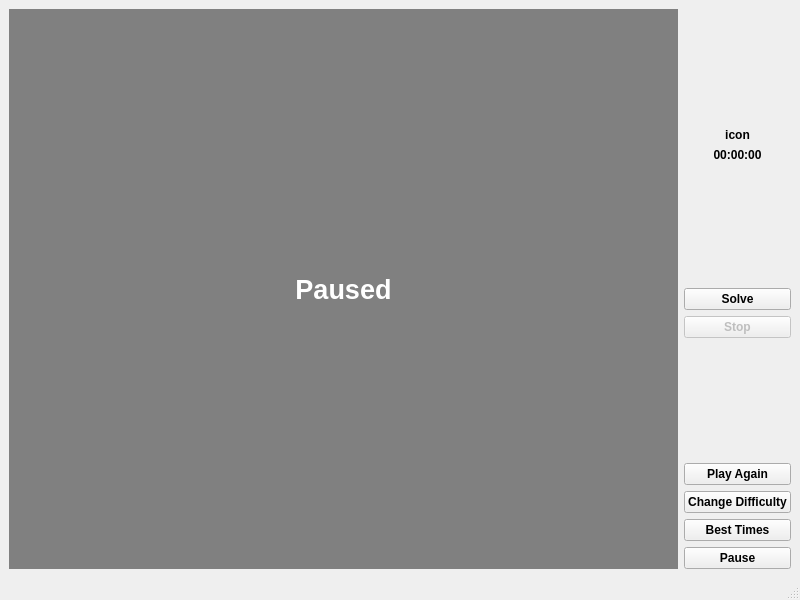
<?xml version="1.0" encoding="UTF-8"?>
<ui version="4.0">
 <class>GameUi</class>
 <widget class="QMainWindow" name="GameUi">
  <property name="geometry">
   <rect>
    <x>0</x>
    <y>0</y>
    <width>800</width>
    <height>600</height>
   </rect>
  </property>
  <property name="font">
   <font>
    <bold>true</bold>
   </font>
  </property>
  <property name="windowTitle">
   <string>MainWindow</string>
  </property>
  <widget class="QWidget" name="centralwidget">
   <layout class="QVBoxLayout" name="verticalLayout_2">
    <item>
     <layout class="QHBoxLayout" name="horizontalLayout">
      <item>
       <widget class="QStackedWidget" name="stackedWidget">
        <property name="font">
         <font>
          <pointsize>20</pointsize>
          <bold>true</bold>
         </font>
        </property>
        <property name="currentIndex">
         <number>1</number>
        </property>
        <widget class="QWidget" name="Game"/>
        <widget class="QWidget" name="Pause">
         <property name="layoutDirection">
          <enum>Qt::LeftToRight</enum>
         </property>
         <property name="styleSheet">
          <string notr="true">background-color: gray;</string>
         </property>
         <layout class="QHBoxLayout" name="horizontalLayout_3">
          <item>
           <widget class="QLabel" name="label">
            <property name="font">
             <font>
              <pointsize>20</pointsize>
              <bold>true</bold>
             </font>
            </property>
            <property name="styleSheet">
             <string notr="true">color: white;</string>
            </property>
            <property name="text">
             <string>Paused</string>
            </property>
            <property name="alignment">
             <set>Qt::AlignCenter</set>
            </property>
           </widget>
          </item>
         </layout>
        </widget>
       </widget>
      </item>
      <item>
       <layout class="QVBoxLayout" name="verticalLayout">
        <item>
         <spacer name="verticalSpacer_3">
          <property name="orientation">
           <enum>Qt::Vertical</enum>
          </property>
          <property name="sizeHint" stdset="0">
           <size>
            <width>20</width>
            <height>40</height>
           </size>
          </property>
         </spacer>
        </item>
        <item>
         <widget class="QLabel" name="iconLabel">
          <property name="sizePolicy">
           <sizepolicy hsizetype="Preferred" vsizetype="Preferred">
            <horstretch>0</horstretch>
            <verstretch>0</verstretch>
           </sizepolicy>
          </property>
          <property name="layoutDirection">
           <enum>Qt::LeftToRight</enum>
          </property>
          <property name="text">
           <string>icon</string>
          </property>
          <property name="alignment">
           <set>Qt::AlignCenter</set>
          </property>
         </widget>
        </item>
        <item>
         <widget class="QLabel" name="timeLabel">
          <property name="layoutDirection">
           <enum>Qt::LeftToRight</enum>
          </property>
          <property name="text">
           <string>00:00:00</string>
          </property>
          <property name="alignment">
           <set>Qt::AlignCenter</set>
          </property>
         </widget>
        </item>
        <item>
         <spacer name="verticalSpacer">
          <property name="orientation">
           <enum>Qt::Vertical</enum>
          </property>
          <property name="sizeHint" stdset="0">
           <size>
            <width>20</width>
            <height>40</height>
           </size>
          </property>
         </spacer>
        </item>
        <item>
         <widget class="QPushButton" name="solveButton">
          <property name="cursor">
           <cursorShape>PointingHandCursor</cursorShape>
          </property>
          <property name="text">
           <string>Solve</string>
          </property>
         </widget>
        </item>
        <item>
         <widget class="QPushButton" name="stopButton">
          <property name="enabled">
           <bool>false</bool>
          </property>
          <property name="cursor">
           <cursorShape>PointingHandCursor</cursorShape>
          </property>
          <property name="text">
           <string>Stop</string>
          </property>
         </widget>
        </item>
        <item>
         <spacer name="verticalSpacer_2">
          <property name="orientation">
           <enum>Qt::Vertical</enum>
          </property>
          <property name="sizeHint" stdset="0">
           <size>
            <width>20</width>
            <height>40</height>
           </size>
          </property>
         </spacer>
        </item>
        <item>
         <widget class="QPushButton" name="playAgainButton">
          <property name="cursor">
           <cursorShape>PointingHandCursor</cursorShape>
          </property>
          <property name="text">
           <string>Play Again</string>
          </property>
         </widget>
        </item>
        <item>
         <widget class="QPushButton" name="changeDifficultyButton">
          <property name="cursor">
           <cursorShape>PointingHandCursor</cursorShape>
          </property>
          <property name="text">
           <string>Change Difficulty</string>
          </property>
         </widget>
        </item>
        <item>
         <widget class="QPushButton" name="bestTimesButton">
          <property name="cursor">
           <cursorShape>PointingHandCursor</cursorShape>
          </property>
          <property name="text">
           <string>Best Times</string>
          </property>
         </widget>
        </item>
        <item>
         <widget class="QPushButton" name="pauseButton">
          <property name="cursor">
           <cursorShape>PointingHandCursor</cursorShape>
          </property>
          <property name="text">
           <string>Pause</string>
          </property>
         </widget>
        </item>
       </layout>
      </item>
     </layout>
    </item>
   </layout>
  </widget>
  <widget class="QMenuBar" name="menubar">
   <property name="geometry">
    <rect>
     <x>0</x>
     <y>0</y>
     <width>800</width>
     <height>22</height>
    </rect>
   </property>
  </widget>
  <widget class="QStatusBar" name="statusbar"/>
 </widget>
 <resources/>
 <connections/>
</ui>
